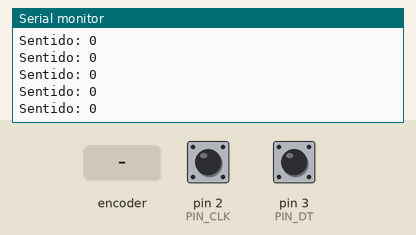
Bench run of a sketch on a simulated Arduino Uno, built with avr-gcc and run on an emulated ATmega328P. On the bench: the last lines printed to the serial monitor. The test bench sets the inputs (shaded band); at power-on: pin 2 (PIN_CLK) HIGH, pin 3 (PIN_DT) HIGH.

Above: at 1.2 s.
1.3 s: rotary encoder on pin 2 (PIN_CLK) / pin 3 (PIN_DT) turned 1 step (first pin leading)
At 1.32 s:
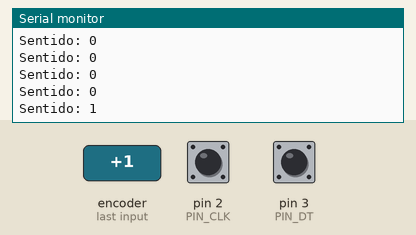
3.0 s: rotary encoder on pin 2 (PIN_CLK) / pin 3 (PIN_DT) turned 2 steps (second pin leading)
At 3.07 s:
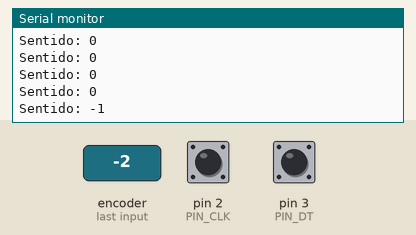
Timing chart, 0 to 6.0 s (numbered marks = the images above; inputs shaded):
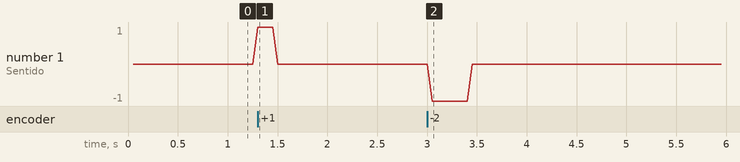

Measured:
- after the input at 1.3 s, the serial monitor: prints a new line at once (image 1)
- after the input at 3.0 s, the serial monitor: prints a new line after 0.05 s (image 2)

The sketch:

pista_do_caos_sensor.ino
```cpp
// Pista do Caos - sketch do Arduino (encoder rotativo KY-040)
// Liga: CLK -> pino 2, DT -> pino 3, + -> 5V, GND -> GND
// Envia pela serial (9600 baud) uma linha: "Sentido: 1", "Sentido: -1" ou "Sentido: 0"

const int PIN_CLK = 2;
const int PIN_DT  = 3;

int ultimoClk;
int direcao = 0;
unsigned long ultimoMovimento = 0;
unsigned long ultimoEnvio = 0;

void setup() {
  Serial.begin(9600);
  pinMode(PIN_CLK, INPUT_PULLUP);
  pinMode(PIN_DT, INPUT_PULLUP);
  ultimoClk = digitalRead(PIN_CLK);
}

void loop() {
  int clk = digitalRead(PIN_CLK);
  if (clk != ultimoClk && clk == LOW) {
    // se o carro andar ao contrario, troque 1 e -1
    direcao = (digitalRead(PIN_DT) != clk) ? 1 : -1;
    ultimoMovimento = millis();
  }
  ultimoClk = clk;

  // parou de girar: manda 0 para o carro parar
  if (millis() - ultimoMovimento > 200) direcao = 0;

  // envia a cada 50 ms
  if (millis() - ultimoEnvio >= 50) {
    Serial.print("Sentido: ");
    Serial.println(direcao);
    ultimoEnvio = millis();
  }
}
```
